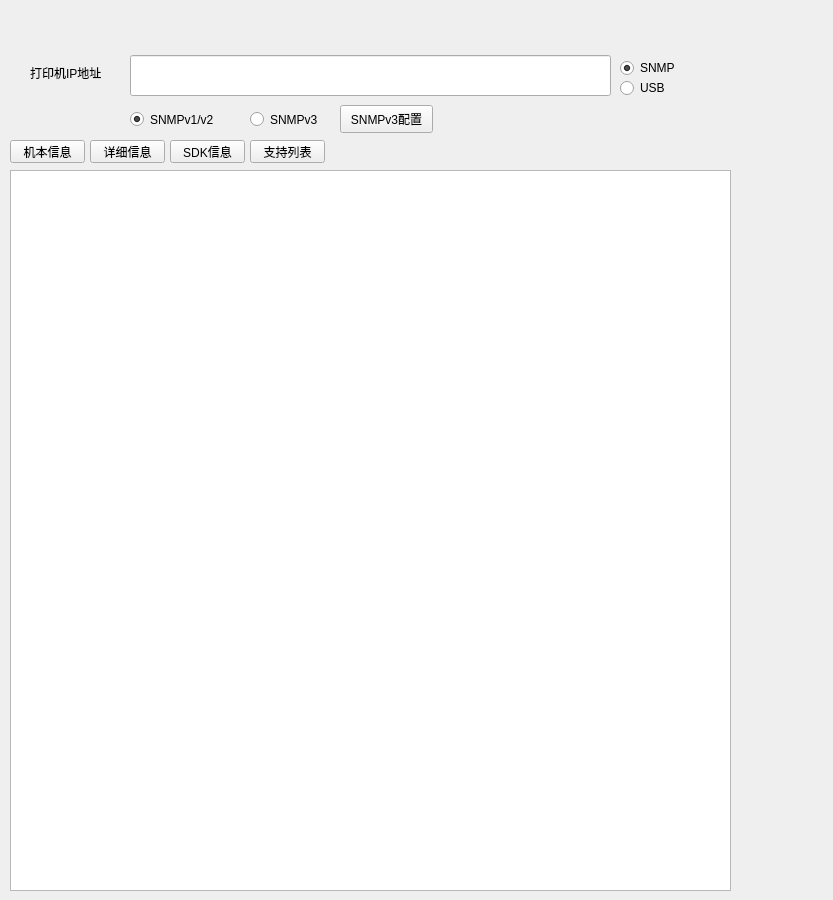
<?xml version="1.0" encoding="UTF-8"?>
<ui version="4.0">
 <class>SDKExampleClass</class>
 <widget class="QMainWindow" name="SDKExampleClass">
  <property name="geometry">
   <rect>
    <x>0</x>
    <y>0</y>
    <width>833</width>
    <height>900</height>
   </rect>
  </property>
  <property name="windowTitle">
   <string>SDKExample</string>
  </property>
  <widget class="QWidget" name="centralWidget">
   <widget class="QLabel" name="label">
    <property name="geometry">
     <rect>
      <x>30</x>
      <y>65</y>
      <width>91</width>
      <height>16</height>
     </rect>
    </property>
    <property name="text">
     <string>打印机IP地址</string>
    </property>
   </widget>
   <widget class="QLineEdit" name="lineEdit">
    <property name="geometry">
     <rect>
      <x>130</x>
      <y>55</y>
      <width>481</width>
      <height>41</height>
     </rect>
    </property>
   </widget>
   <widget class="QTextEdit" name="textEdit">
    <property name="geometry">
     <rect>
      <x>10</x>
      <y>170</y>
      <width>721</width>
      <height>721</height>
     </rect>
    </property>
   </widget>
   <widget class="QPushButton" name="pushButton">
    <property name="geometry">
     <rect>
      <x>10</x>
      <y>140</y>
      <width>75</width>
      <height>23</height>
     </rect>
    </property>
    <property name="text">
     <string>机本信息</string>
    </property>
   </widget>
   <widget class="QPushButton" name="pushButton_2">
    <property name="geometry">
     <rect>
      <x>90</x>
      <y>140</y>
      <width>75</width>
      <height>23</height>
     </rect>
    </property>
    <property name="text">
     <string>详细信息</string>
    </property>
   </widget>
   <widget class="QPushButton" name="pushButton_3">
    <property name="geometry">
     <rect>
      <x>170</x>
      <y>140</y>
      <width>75</width>
      <height>23</height>
     </rect>
    </property>
    <property name="text">
     <string>SDK信息</string>
    </property>
   </widget>
   <widget class="QPushButton" name="pushButton_4">
    <property name="geometry">
     <rect>
      <x>250</x>
      <y>140</y>
      <width>75</width>
      <height>23</height>
     </rect>
    </property>
    <property name="text">
     <string>支持列表</string>
    </property>
   </widget>
   <widget class="QRadioButton" name="radioButton">
    <property name="geometry">
     <rect>
      <x>620</x>
      <y>60</y>
      <width>89</width>
      <height>16</height>
     </rect>
    </property>
    <property name="text">
     <string>SNMP</string>
    </property>
    <property name="checked">
     <bool>true</bool>
    </property>
    <attribute name="buttonGroup">
     <string notr="true">buttonGroup</string>
    </attribute>
   </widget>
   <widget class="QRadioButton" name="radioButton_2">
    <property name="geometry">
     <rect>
      <x>620</x>
      <y>80</y>
      <width>89</width>
      <height>16</height>
     </rect>
    </property>
    <property name="text">
     <string>USB</string>
    </property>
    <attribute name="buttonGroup">
     <string notr="true">buttonGroup</string>
    </attribute>
   </widget>
   <widget class="QRadioButton" name="radioButton_v1v2">
    <property name="geometry">
     <rect>
      <x>130</x>
      <y>110</y>
      <width>115</width>
      <height>19</height>
     </rect>
    </property>
    <property name="text">
     <string>SNMPv1/v2</string>
    </property>
    <property name="checkable">
     <bool>true</bool>
    </property>
    <property name="checked">
     <bool>true</bool>
    </property>
   </widget>
   <widget class="QRadioButton" name="radioButton_v3">
    <property name="geometry">
     <rect>
      <x>250</x>
      <y>110</y>
      <width>81</width>
      <height>19</height>
     </rect>
    </property>
    <property name="text">
     <string>SNMPv3</string>
    </property>
   </widget>
   <widget class="QPushButton" name="pushButton_v3config">
    <property name="geometry">
     <rect>
      <x>340</x>
      <y>105</y>
      <width>93</width>
      <height>28</height>
     </rect>
    </property>
    <property name="text">
     <string>SNMPv3配置</string>
    </property>
   </widget>
  </widget>
 </widget>
 <layoutdefault spacing="6" margin="11"/>
 <resources/>
 <connections/>
 <buttongroups>
  <buttongroup name="buttonGroup"/>
 </buttongroups>
</ui>
